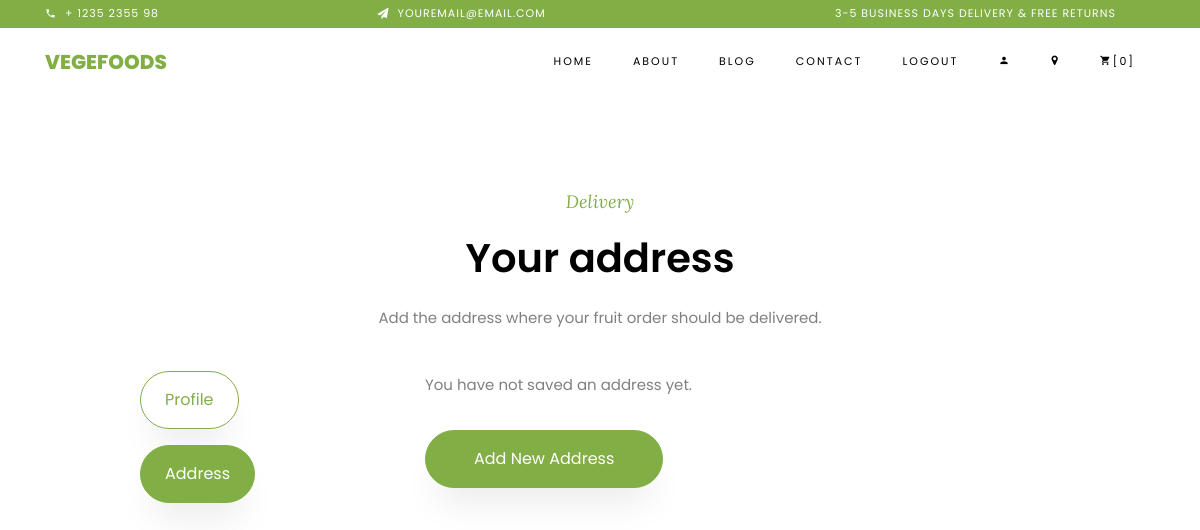
Page /address/ (signed in) on the earlier database version.
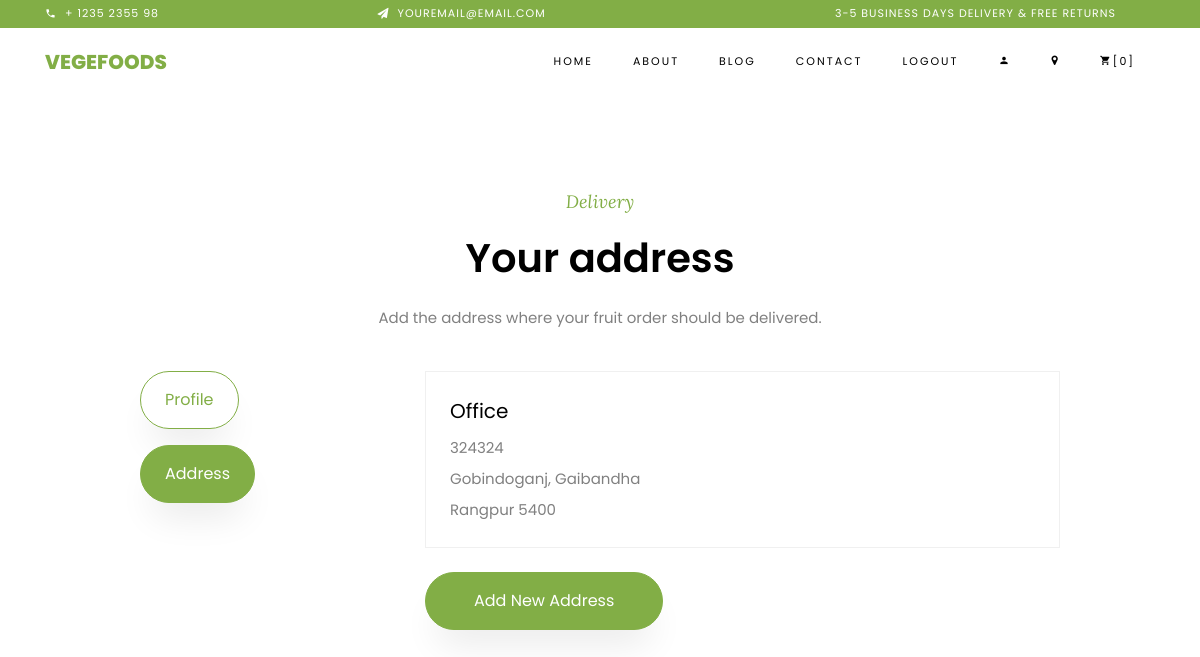
Same page on the later database version.
### shop/models.py (models this page shows, shortened)
class CustomerAddress(models.Model):
    user = models.ForeignKey(User, on_delete=models.CASCADE)
    division = models.CharField(choices=DIVISION_CHOICES, max_length=50)
    district = models.CharField(max_length=200)
    thana = models.CharField(max_length=200)
    roadNumber = models.CharField(max_length=500)
    zipCode = models.IntegerField()
    addressType = models.CharField(choices=ADDRESS_TYPE_CHOICES, max_length=20)

### shop/views.py (the view, shortened to what this page needs)
# urls.py: path('address/', views.CustomerAddressView.as_view(), name='address'),
@method_decorator(login_required, name='dispatch')
class CustomerAddressView(LoginRequiredMixin, View):
    login_url = reverse_lazy('login')
    def get(self, request):
        addresses = CustomerAddress.objects.filter(user=request.user)
        show_form = request.GET.get('new') == '1'
        form = CustomerAddressForm() if show_form else None
        return render(request, 'address.html', {
            'addresses': addresses,
            'address': form,
            'show_form': show_form,
        })

### templates/address.html (shortened to what the changed rows need)
{% load static %}
<!DOCTYPE html>
<html lang="en">
<head>
    <link rel="stylesheet" href="{% static 'css/open-iconic-bootstrap.min.css' %}">
    <link rel="stylesheet" href="{% static 'css/animate.css' %}">
    <link rel="stylesheet" href="{% static 'css/owl.carousel.min.css' %}">
    <link rel="stylesheet" href="{% static 'css/owl.theme.default.min.css' %}">
    <link rel="stylesheet" href="{% static 'css/magnific-popup.css' %}">
    <link rel="stylesheet" href="{% static 'css/aos.css' %}">
    <link rel="stylesheet" href="{% static 'css/ionicons.min.css' %}">
    <link rel="stylesheet" href="{% static 'css/bootstrap-datepicker.css' %}">
    <link rel="stylesheet" href="{% static 'css/jquery.timepicker.css' %}">
    <link rel="stylesheet" href="{% static 'css/flaticon.css' %}">
    <link rel="stylesheet" href="{% static 'css/icomoon.css' %}">
    <link rel="stylesheet" href="{% static 'css/style.css' %}">
</head>
<body class="goto-here">
    <section class="ftco-section">
        <div class="container">
            <div class="row justify-content-center mb-4">
                <div class="col-md-8 heading-section text-center">
                    <h2 class="mb-3">Your address</h2>
                </div>
            </div>
            <div class="row justify-content-center">
                <div class="col-md-7">
                    {% if addresses %}
                    {% for item in addresses %}
                    <div class="bg-white p-4 mb-3" style="border: 1px solid #f0f0f0;">
                        <h3 class="h5 mb-2">{{ item.addressType }}</h3>
                        <p class="mb-1">{{ item.roadNumber }}</p>
                        <p class="mb-1">{{ item.thana }}, {{ item.district }}</p>
                        <p class="mb-0">{{ item.division }} {{ item.zipCode }}</p>
                    </div>
                    {% endfor %}
                    {% else %}
                    <p class="mb-4">You have not saved an address yet.</p>
                    {% endif %}
                    {% if show_form %}
                    <form action="{% url 'address' %}" method="post" class="bg-white p-4 p-md-5 mt-4" style="border: 1px solid #f0f0f0;">
                        {% csrf_token %}
                        {% if address.non_field_errors %}
                        <div class="alert alert-danger">
                            {% for error in address.non_field_errors %}
                            <div>{{ error }}</div>
                            {% endfor %}
                        </div>
                        {% endif %}
                        {% for fm in address %}
                        <div class="form-group">
                            {{ fm.label_tag }}
                            {{ fm }}
                            {% if fm.errors %}
                            <small class="text-danger">{{ fm.errors|striptags }}</small>
                            {% endif %}
                        </div>
                        {% endfor %}
                        <div class="form-group mb-0">
                            <button type="submit" class="btn btn-primary py-3 px-5">Submit</button>
                            <a href="{% url 'address' %}" class="btn btn-primary btn-outline-primary py-3 px-5 ml-2">Cancel</a>
                        </div>
                    </form>
                    {% else %}
                    <a href="{% url 'address' %}?new=1" class="btn btn-primary py-3 px-5 mt-2">Add New Address</a>
                    {% endif %}
                </div>
            </div>
        </div>
    </section>
</body>
</html>

Differences in the rows shown:
added CustomerAddress: addressType "Office", roadNumber "324324", thana "Gobindoganj", district "Gaibandha", division "Rangpur", zipCode "5400"
Other differences:
text no longer shown: "You have not saved an address yet."
